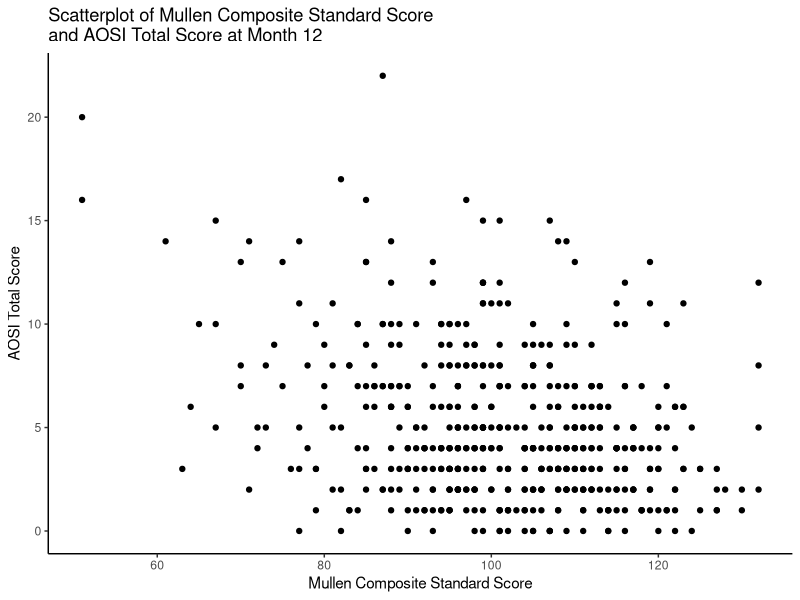
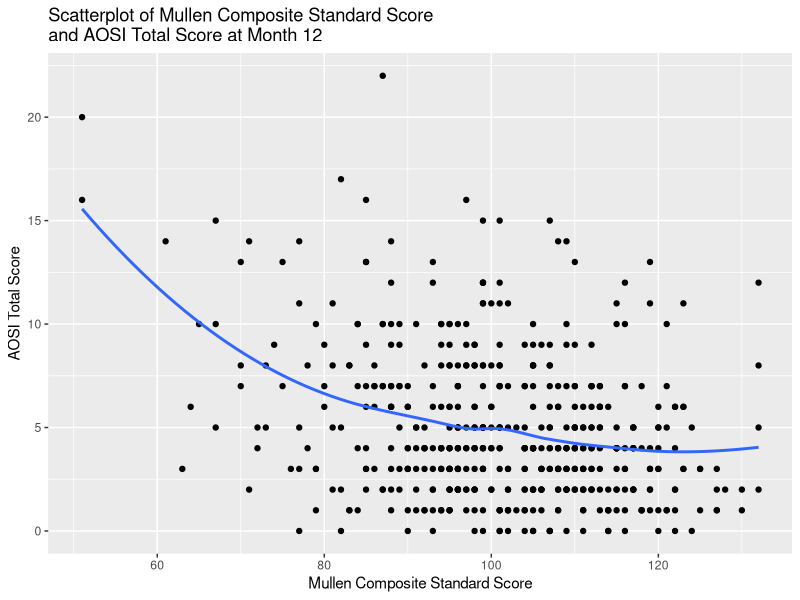
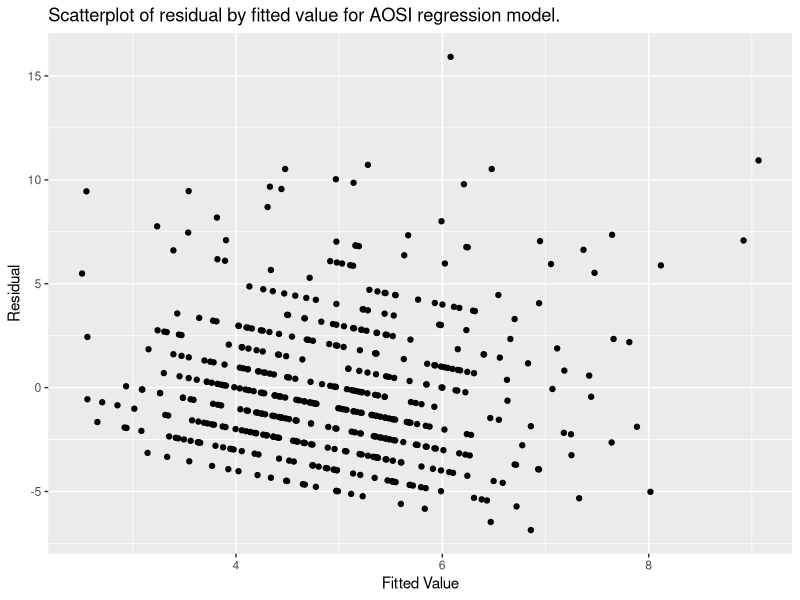
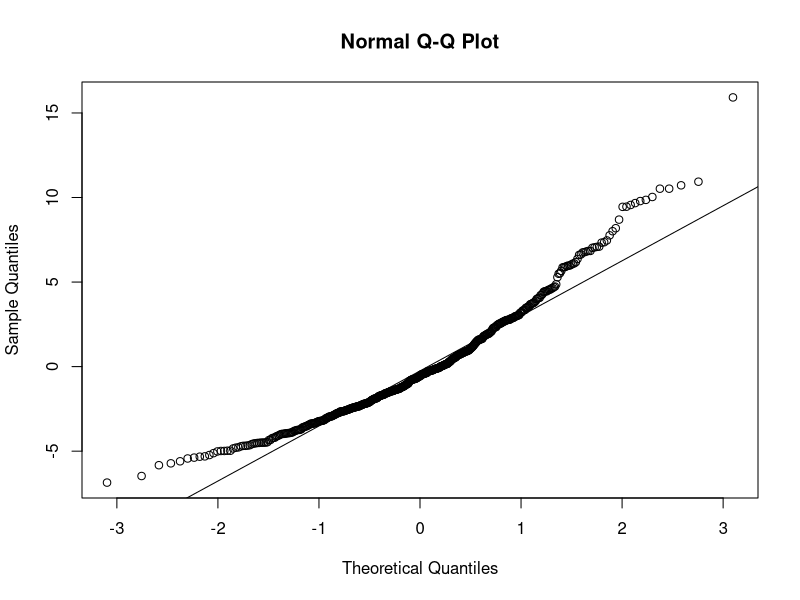

The R source for these figures, in order:
# Load packages
library(tidyverse)
library(readr)
library(broom)
library(flextable)
library(ggpubr)

# Load data
full_data <- read_csv("../Data/Cross-sec_full.csv", na = c(".", "", " "))

# Rename variables to remove spaces and commas from names
names(full_data) <- gsub(pattern=" |,", replacement="_", names(full_data))

# Visualize data first for relationships of interest
ggplot(data=full_data, aes(x=V12_mullen_composite_standard_score, y=V12_aosi_total_score_1_18))+
  geom_point()+
  labs(x="Mullen Composite Standard Score", 
       y="AOSI Total Score", 
       title="Scatterplot of Mullen Composite Standard Score \nand AOSI Total Score at Month 12")+
  theme_classic()

# Calc correlation
cor(x=full_data$V12_mullen_composite_standard_score, y=full_data$V12_aosi_total_score_1_18)

# Missing values cause error by default
cor(x=full_data$V12_mullen_composite_standard_score, y=full_data$V12_aosi_total_score_1_18, 
    use="pairwise.complete")

# Test corr/compute 95% CI
cor.test(x=full_data$V12_mullen_composite_standard_score, y=full_data$V12_aosi_total_score_1_18)

# Model AOSI TS at 12 months as a linear fn of Mullen composite at 12 months and age at 12 month visit
lm(V12_aosi_total_score_1_18~V12_mullen_composite_standard_score+V12_mullen_Candidate_Age, data=full_data)

# Save results to access later if needed; use sumary fn to get usual results table
lm_fit <- lm(V12_aosi_total_score_1_18~V12_mullen_composite_standard_score+
               V12_mullen_Candidate_Age, data=full_data)
summary(lm_fit)

# Results from R in ugly format.  Easy way to reformat: tidy() from broom package
lm_fit_results_table <- tidy(lm_fit)

# Then use flextable to create output in format for Word for a manuscript
lm_fit_results_table <- lm_fit_results_table %>%
  mutate(p.value=ifelse(p.value<0.005, "<0.005", 
                        as.character(round(p.value, 3))),
         term=fct_recode(factor(term),
                         "Intercept"="(Intercept)",
                         "12 Month MSEL Composite SS"="V12_mullen_composite_standard_score",
                         "12 Month Visit Age"="V12_mullen_Candidate_Age"))

flextable(data=lm_fit_results_table) %>%
  set_header_labels(term="Variable",
                    "estimate"="Estimate",
                    "std.error"="Std. Error",
                    "statistic"="T Statistic",
                    "p.value"="P-value") %>%
  autofit()

# Let's look at all the output from the model in detail
lm_fit
summary(lm_fit)

# Let's do some diagnostics
# 1. Linear Fit
ggplot(data=full_data, aes(x=V12_mullen_composite_standard_score, y=V12_aosi_total_score_1_18))+
  geom_point()+
  geom_smooth(method="loess", se=FALSE)+
  labs(x="Mullen Composite Standard Score", 
       y="AOSI Total Score", 
       title="Scatterplot of Mullen Composite Standard Score \nand AOSI Total Score at Month 12")

# 2. Homoskedasticity
fit_data <- data.frame(lm_fit$residuals, lm_fit$fitted.values)

ggplot(data=fit_data, aes(y=lm_fit.residuals, x=lm_fit.fitted.values))+
  geom_point()+
  labs(x="Fitted Value", 
       y="Residual", 
       title="Scatterplot of residual by fitted value for AOSI regression model.")

# 3. Normality of residuals
qqnorm(y=fit_data$lm_fit.residuals)
qqline(y=fit_data$lm_fit.residuals, datax = FALSE)

# Noticable deviation, but large sample size?
dim(full_data)
# Doesn't reflect data actually used to FIT model (include missing values)
# Let's extract that data directly instead and look size
View(model.frame(lm_fit))
dim(model.frame(lm_fit))
